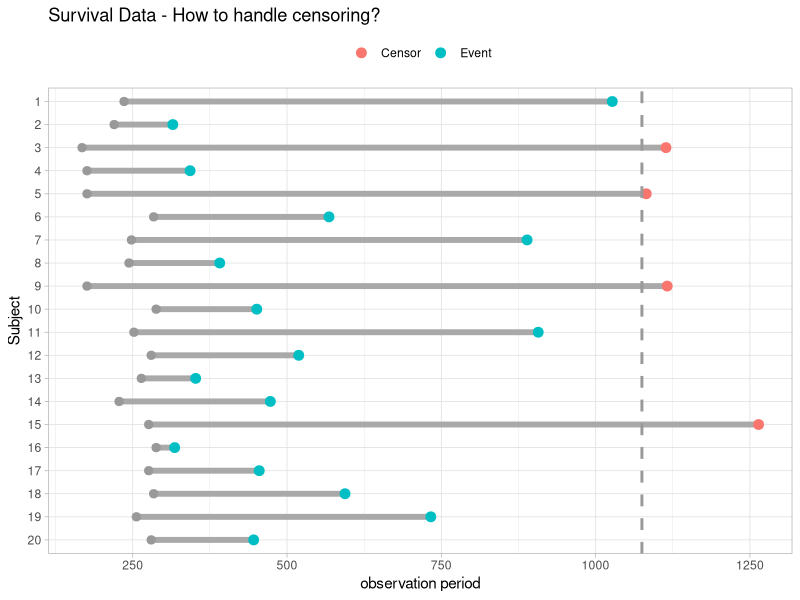

This chart was generated by the following R code:
## ---- chunk 1

library(tidyverse)

survival::lung[81:100,] %>%
  mutate(
    subject = factor(row_number()),
    status = factor(status, levels = c(1, 2), labels = c("Censor", "Event")),
    start_time = age * 4,
    time = case_when(
      subject == 3 ~ time + 750,
      subject == 5 ~ time + 100,
      subject == 9 ~ time + 200,
      subject == 15 ~ time + 400,
      TRUE ~ time
    )
  ) %>%
  ggplot(aes(y = fct_rev(subject))) +
  geom_segment(aes(yend = fct_rev(subject), x = start_time, xend = start_time + time), size = 2, color = "darkgray") +
  geom_point(aes(x = start_time), color = "gray60", size = 2.5) +
  geom_point(aes(x = start_time + time, color = status), size = 3) +
  geom_vline(aes(xintercept = 1075), color = "gray60", linetype = 2, size = 1) +
  theme_light() +
  theme(legend.position = "top") +
  labs(title = "Survival Data - How to handle censoring?", x = "observation period",
       y = "Subject", color = NULL)
## ---- chunk 2
# automatically create a bib database for R packages
knitr::write_bib(c(
  .packages(), 'bookdown', 'knitr', 'rmarkdown'
), 'packages.bib')
